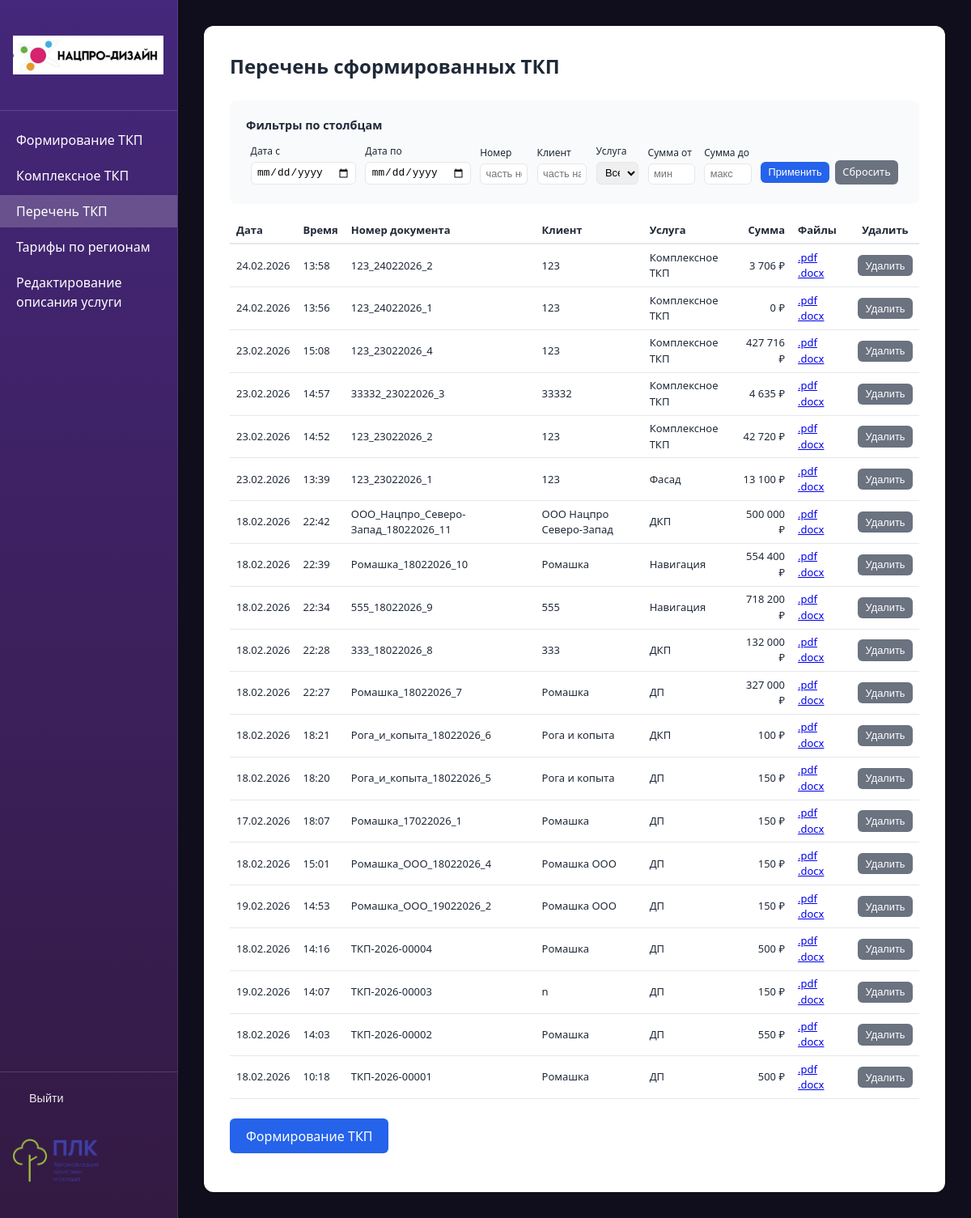
Before: /table/ (signed in) with the older database file.
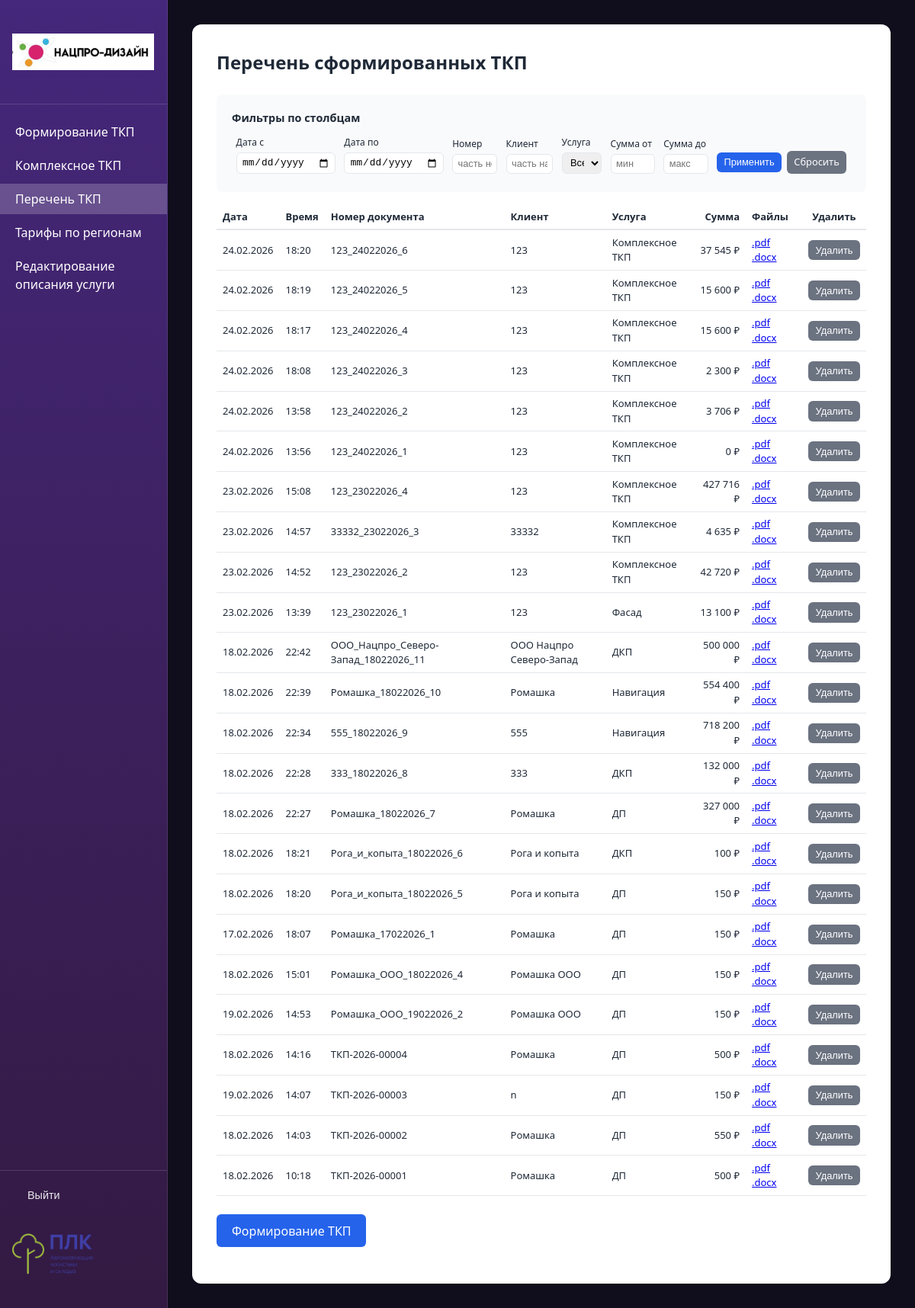
After: the same page with the newer database file.
### proposals/models.py (models this page shows, shortened)
class TKPRecord(models.Model):
    date = models.DateField('Дата')
    number = models.CharField('Номер документа', max_length=150, unique=True)
    client = models.CharField('Клиент', max_length=255, blank=True)
    service = models.CharField('Услуга', max_length=255)
    sum_total = models.DecimalField('Сумма', max_digits=15, decimal_places=2, default=0)
    created_at = models.DateTimeField('Создано', auto_now_add=True)
    class Meta:
        verbose_name = 'Запись ТКП'
        verbose_name_plural = 'Записи ТКП'
        ordering = ['-created_at']

### proposals/views.py (the view, shortened to what this page needs)
# urls.py: path('table/', views.table_view, name='table'),
@login_required
@require_http_methods(['GET', 'POST'])
def table_view(request):
    records = TKPRecord.objects.all()
    date_from = request.GET.get('date_from', '').strip()
    date_to = request.GET.get('date_to', '').strip()
    number = request.GET.get('number', '').strip()
    client = request.GET.get('client', '').strip()
    service = request.GET.get('service', '').strip()
    sum_min = request.GET.get('sum_min', '').strip()
    sum_max = request.GET.get('sum_max', '').strip()
    if date_from:
        try:
            d = datetime.strptime(date_from, '%Y-%m-%d').date()
            records = records.filter(date__gte=d)
        except ValueError:
            pass
    if date_to:
        try:
            d = datetime.strptime(date_to, '%Y-%m-%d').date()
            records = records.filter(date__lte=d)
        except ValueError:
            pass
    if number:
        records = records.filter(number__icontains=number)
    if client:
        records = records.filter(client__icontains=client)
    if service:
        records = records.filter(service=service)
    if sum_min:
        try:
            records = records.filter(sum_total__gte=Decimal(sum_min.replace(',', '.')))
        except (ValueError, Exception):
            pass
    if sum_max:
        try:
            records = records.filter(sum_total__lte=Decimal(sum_max.replace(',', '.')))
        except (ValueError, Exception):
            pass
    services = list(TKPRecord.objects.values_list('service', flat=True).distinct().order_by('service'))
    context = {
        'records': records,
        'filters': {
            'date_from': date_from,
            'date_to': date_to,
            'number': number,
            'client': client,
            'service': service,
            'sum_min': sum_min,
            'sum_max': sum_max,
        },
        'services_list': services,
    }
    return render(request, 'proposals/table.html', context)

### proposals/templatetags/proposal_filters.py (called while the page is built)
@register.filter
def format_price(value):
    if value is None:
        return ''
    try:
        s = str(int(value))
    except (ValueError, TypeError):
        return str(value)
    n = len(s)
    if n <= 3:
        return s
    r = n % 3 or 3
    result = s[:r]
    for i in range(r, n, 3):
        result += ' ' + s[i:i + 3]
    return result

### proposals/templates/proposals/table.html (shortened to what this page needs)
{% extends "proposals/base.html" %}
{% load proposal_filters %}
{% block container_extra_class %}container--wide{% endblock %}
{% block content %}
<div style="overflow-x: auto;">
<h1>Перечень сформированных ТКП</h1>
<form method="get" action="{% url 'proposals:table' %}" class="summary" style="margin-bottom: 1rem;">
    <p style="margin: 0 0 0.5rem; font-weight: 600; font-size: 0.9rem;">Фильтры по столбцам</p>
    <table class="table-filters" style="width: 100%; border-collapse: collapse; font-size: 0.8rem;">
        <tr>
            <td style="padding: 0.25rem 0.35rem; vertical-align: bottom;">
                <label for="id_date_from" style="font-size: 0.75rem;">Дата с</label>
                <input type="date" name="date_from" id="id_date_from" value="{{ filters.date_from }}" style="margin: 0; padding: 0.3rem 0.4rem; font-size: 0.8rem;">
            </td>
            <td style="padding: 0.25rem 0.35rem; vertical-align: bottom;">
                <label for="id_date_to" style="font-size: 0.75rem;">Дата по</label>
                <input type="date" name="date_to" id="id_date_to" value="{{ filters.date_to }}" style="margin: 0; padding: 0.3rem 0.4rem; font-size: 0.8rem;">
            </td>
            <td style="padding: 0.25rem 0.35rem; vertical-align: bottom;">
                <label for="id_number" style="font-size: 0.75rem;">Номер</label>
                <input type="text" name="number" id="id_number" value="{{ filters.number }}" placeholder="часть номера" style="margin: 0; padding: 0.3rem 0.4rem; font-size: 0.8rem; width: 100%;">
            </td>
            <td style="padding: 0.25rem 0.35rem; vertical-align: bottom;">
                <label for="id_client" style="font-size: 0.75rem;">Клиент</label>
                <input type="text" name="client" id="id_client" value="{{ filters.client }}" placeholder="часть названия" style="margin: 0; padding: 0.3rem 0.4rem; font-size: 0.8rem; width: 100%;">
            </td>
            <td style="padding: 0.25rem 0.35rem; vertical-align: bottom;">
                <label for="id_service" style="font-size: 0.75rem;">Услуга</label>
                <select name="service" id="id_service" style="margin: 0; padding: 0.3rem 0.4rem; font-size: 0.8rem; width: 100%;">
                    <option value="">Все</option>
                </select>
            </td>
            <td style="padding: 0.25rem 0.35rem; vertical-align: bottom;">
                <label for="id_sum_min" style="font-size: 0.75rem;">Сумма от</label>
                <input type="text" name="sum_min" id="id_sum_min" value="{{ filters.sum_min }}" placeholder="мин" style="margin: 0; padding: 0.3rem 0.4rem; font-size: 0.8rem; width: 100%;">
            </td>
            <td style="padding: 0.25rem 0.35rem; vertical-align: bottom;">
                <label for="id_sum_max" style="font-size: 0.75rem;">Сумма до</label>
                <input type="text" name="sum_max" id="id_sum_max" value="{{ filters.sum_max }}" placeholder="макс" style="margin: 0; padding: 0.3rem 0.4rem; font-size: 0.8rem; width: 100%;">
            </td>
            <td style="padding: 0.25rem 0.35rem; vertical-align: bottom; white-space: nowrap;">
                <button type="submit" class="btn btn-sm">Применить</button>
                <a href="{% url 'proposals:table' %}" class="btn btn-secondary btn-sm" style="margin-left: 0.2rem;">Сбросить</a>
            </td>
        </tr>
    </table>
</form>
<table class="table-tkp-list" style="width: 100%; border-collapse: collapse; margin-top: 1rem; font-size: 0.8125rem;">
    <thead>
        <tr style="border-bottom: 2px solid var(--border);">
            <th style="text-align: left; padding: 0.4rem 0.5rem;">Дата</th>
            <th style="text-align: left; padding: 0.4rem 0.5rem;">Время</th>
            <th style="text-align: left; padding: 0.4rem 0.5rem;">Номер документа</th>
            <th style="text-align: left; padding: 0.4rem 0.5rem;">Клиент</th>
            <th style="text-align: left; padding: 0.4rem 0.5rem;">Услуга</th>
            <th style="text-align: right; padding: 0.4rem 0.5rem;">Сумма</th>
            <th style="text-align: left; padding: 0.4rem 0.5rem;">Файлы</th>
            <th style="text-align: center; padding: 0.4rem 0.5rem; width: 5rem;">Удалить</th>
        </tr>
    </thead>
    <tbody>
        {% for r in records %}
        <tr style="border-bottom: 1px solid var(--border);">
            <td style="padding: 0.4rem 0.5rem;">{{ r.date|date:"d.m.Y" }}</td>
            <td style="padding: 0.4rem 0.5rem;">{{ r.created_at|time:"H:i" }}</td>
            <td style="padding: 0.4rem 0.5rem;">{{ r.number }}</td>
            <td style="padding: 0.4rem 0.5rem;">{{ r.client|default:"—" }}</td>
            <td style="padding: 0.4rem 0.5rem;">{{ r.service }}</td>
            <td style="padding: 0.4rem 0.5rem; text-align: right;">{{ r.sum_total|format_price }} ₽</td>
            <td style="padding: 0.4rem 0.5rem;">
                <a href="{% url 'proposals:download_file' 'pdf' %}?f={{ r.number|urlencode }}" class="table-file-link">.pdf</a>
                <a href="{% url 'proposals:download_file' 'docx' %}?f={{ r.number|urlencode }}" class="table-file-link">.docx</a>
            </td>
            <td style="padding: 0.4rem 0.5rem; text-align: center;">
                <form method="post" action="{% url 'proposals:table' %}{% if request.GET %}?{{ request.GET.urlencode }}{% endif %}" style="display: inline;" onsubmit="return confirm('Удалить эту запись и файлы ТКП?');">
                    <button type="submit" class="btn btn-secondary btn-sm">Удалить</button>
                </form>
            </td>
        </tr>
        {% empty %}
        <tr>
            <td colspan="8" style="padding: 0.75rem; color: var(--text-muted); font-size: 0.8125rem;">Нет сформированных ТКП</td>
        </tr>
        {% endfor %}
    </tbody>
</table>
<p style="margin-top: 1.5rem;">
    <a href="{% url 'proposals:form' %}" class="btn">Формирование ТКП</a>
</p>
</div>
{% endblock %}

### proposals/templates/proposals/base.html (shortened to what this page needs)
<!DOCTYPE html>
<html lang="ru">
<head>
    {% load static %}
</head>
<body>
    <div class="layout">
        <aside class="sidebar" id="sidebar">
            <div class="sidebar-header">
                <a href="{% url 'proposals:form' %}">
                    <img src="{% static 'logo.png' %}" alt="Логотип" />
                </a>
            </div>
            <nav>
                <a href="{% url 'proposals:form' %}" >Формирование ТКП</a>
                <a href="{% url 'proposals:complex_form' %}" {% if request.resolver_match.url_name == 'complex_form' or request.resolver_match.url_name == 'complex_confirm' %}class="nav-active"{% endif %}>Комплексное ТКП</a>
                <a href="{% url 'proposals:table' %}" {% if request.resolver_match.url_name == 'table' %}class="nav-active"{% endif %}>Перечень ТКП</a>
                <a href="{% url 'proposals:tariffs' %}" {% if request.resolver_match.url_name == 'tariffs' %}class="nav-active"{% endif %}>Тарифы по регионам</a>
                <a href="{% url 'proposals:service_descriptions' %}" {% if request.resolver_match.url_name == 'service_descriptions' %}class="nav-active"{% endif %}>Редактирование описания услуги</a>
            </nav>
            <div class="sidebar-footer">
                <form method="post" action="{% url 'logout' %}" style="margin: 0 0 0.5rem 0; padding: 0;">
                    <button type="submit" style="background: none; border: none; padding: 0.5rem 1.25rem; color: rgba(255,255,255,.9); font-size: 0.9rem; cursor: pointer; text-decoration: none;">Выйти</button>
                </form>
                <a href="https://www.plksoft.ru" target="_blank" rel="noopener noreferrer">
                    <img src="{% static 'plk_logo.png' %}" alt="PLK" />
                </a>
            </div>
        </aside>
        <main class="main">
            <div class="container {% block container_extra_class %}{% endblock %}">
                <div class="card">
                    {% block content %}{% endblock %}
                </div>
            </div>
        </main>
    </div>
</body>
</html>

### proposals/templates/proposals/base.html (style rules this page uses)
:root { --bg: #100E1C; --card: #fff; --primary: #2563eb; --primary-hover: #1d4ed8; --text: #1f2937; --text-muted: #6b7280; --border: #e5e7eb; --success: #059669; --sidebar-w: 220px; --sidebar-gradient: linear-gradient(180deg, #45277B 0%, #331A42 100%); }
* { box-sizing: border-box; }
body { font-family: system-ui, -apple-system, sans-serif; background: var(--bg); color: var(--text); margin: 0; line-height: 1.5; }
.layout { display: flex; min-height: 100vh; }
.sidebar { width: var(--sidebar-w); flex-shrink: 0; background: var(--sidebar-gradient); border-right: 1px solid rgba(255,255,255,.1); padding: 0; display: flex; flex-direction: column; }
.sidebar-header { padding: 1.25rem 1rem; border-bottom: 1px solid rgba(255,255,255,.15); }
.sidebar-header img { display: block; max-width: 100%; height: auto; max-height: 48px; object-fit: contain; }
.sidebar nav { display: flex; flex-direction: column; gap: 0.25rem; padding: 1rem 0; flex: 1; }
.sidebar a { padding: 0.5rem 1.25rem; color: #fff; text-decoration: none; font-family: Aptos, 'Segoe UI', system-ui, sans-serif; }
.sidebar .nav-active { background: rgba(255,255,255,.2); font-weight: 500; }
.sidebar-footer { padding: 1rem 1rem 1.25rem; border-top: 1px solid rgba(255,255,255,.15); }
.sidebar-footer img { display: block; max-width: 100%; height: auto; max-height: 56px; object-fit: contain; }
.main { flex: 1; padding: 2rem; overflow-x: auto; background: var(--bg); }
.container { max-width: 560px; margin: 0; }
.container--wide { max-width: none; }
.card { background: var(--card); border-radius: 12px; padding: 2rem; box-shadow: 0 1px 3px rgba(0,0,0,.08); }
h1 { font-size: 1.5rem; margin: 0 0 1.5rem; color: var(--text); }
label { display: block; font-weight: 500; margin-bottom: 0.25rem; color: var(--text); }
input, select, textarea { width: 100%; padding: 0.5rem 0.75rem; border: 1px solid var(--border); border-radius: 6px; font-size: 1rem; margin-bottom: 1rem; }
button, .btn { display: inline-block; padding: 0.6rem 1.25rem; background: var(--primary); color: white; border: none; border-radius: 6px; font-size: 1rem; cursor: pointer; text-decoration: none; }
.btn-secondary { background: var(--text-muted); }
.summary { background: #f9fafb; border-radius: 8px; padding: 1.25rem; margin-bottom: 1.5rem; }

### proposals/templates/proposals/table.html (style rules this page uses)
.btn-sm { padding: 0.35rem 0.6rem; font-size: 0.8rem; }
.table-file-link { margin-right: 0.5rem; }
.table-file-link:last-of-type { margin-right: 0; }

Changed rows visible on the page:
added TKPRecord: date "24.02.2026", created_at "18:20", number "123_24022026_6", client "123", service "Комплексное ТКП", sum_total "37 545"
added TKPRecord: date "24.02.2026", created_at "18:19", number "123_24022026_5", client "123", service "Комплексное ТКП", sum_total "15 600"
added TKPRecord: date "24.02.2026", created_at "18:17", number "123_24022026_4", client "123", service "Комплексное ТКП", sum_total "15 600"
added TKPRecord: date "24.02.2026", created_at "18:08", number "123_24022026_3", client "123", service "Комплексное ТКП", sum_total "2 300"
